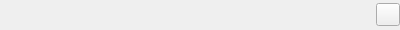
<?xml version="1.0" encoding="UTF-8"?>
<ui version="4.0">
 <class>LibraryFilterWidget</class>
 <widget class="QWidget" name="LibraryFilterWidget">
  <property name="geometry">
   <rect>
    <x>0</x>
    <y>0</y>
    <width>400</width>
    <height>30</height>
   </rect>
  </property>
  <property name="windowTitle">
   <string>Form</string>
  </property>
  <layout class="QHBoxLayout" name="horizontalLayout">
   <property name="spacing">
    <number>0</number>
   </property>
   <property name="margin">
    <number>0</number>
   </property>
   <item>
    <widget class="QSearchField" name="filter" native="true">
     <property name="toolTip">
      <string>&lt;html&gt;&lt;head/&gt;&lt;body&gt;&lt;p&gt;Prefix a word with a field name to limit the search to that field, e.g. &lt;span style=&quot; font-weight:600;&quot;&gt;artist:&lt;/span&gt;&lt;span style=&quot; font-style:italic;&quot;&gt;Bode&lt;/span&gt; searches the library for all artists that contain the word Bode.&lt;/p&gt;&lt;p&gt;&lt;span style=&quot; font-weight:600;&quot;&gt;Available fields: &lt;/span&gt;&lt;span style=&quot; font-style:italic;&quot;&gt;%1&lt;/span&gt;.&lt;/p&gt;&lt;/body&gt;&lt;/html&gt;</string>
     </property>
     <property name="placeholderText" stdset="0">
      <string>Enter search terms here</string>
     </property>
    </widget>
   </item>
   <item>
    <widget class="QToolButton" name="options">
     <property name="iconSize">
      <size>
       <width>16</width>
       <height>16</height>
      </size>
     </property>
     <property name="popupMode">
      <enum>QToolButton::InstantPopup</enum>
     </property>
    </widget>
   </item>
  </layout>
  <action name="filter_age_all">
   <property name="checkable">
    <bool>true</bool>
   </property>
   <property name="checked">
    <bool>true</bool>
   </property>
   <property name="text">
    <string>Entire collection</string>
   </property>
  </action>
  <action name="filter_age_today">
   <property name="checkable">
    <bool>true</bool>
   </property>
   <property name="text">
    <string>Added today</string>
   </property>
  </action>
  <action name="filter_age_week">
   <property name="checkable">
    <bool>true</bool>
   </property>
   <property name="text">
    <string>Added this week</string>
   </property>
  </action>
  <action name="filter_age_three_months">
   <property name="checkable">
    <bool>true</bool>
   </property>
   <property name="text">
    <string>Added within three months</string>
   </property>
   <property name="toolTip">
    <string>Added within three months</string>
   </property>
  </action>
  <action name="filter_age_year">
   <property name="checkable">
    <bool>true</bool>
   </property>
   <property name="text">
    <string>Added this year</string>
   </property>
  </action>
  <action name="filter_age_month">
   <property name="checkable">
    <bool>true</bool>
   </property>
   <property name="text">
    <string>Added this month</string>
   </property>
  </action>
  <action name="save_grouping">
    <property name="text">
      <string>Save current grouping</string>
    </property>
  </action>
  <action name="manage_groupings">
    <property name="text">
      <string>Manage saved groupings</string>
    </property>
  </action>
 </widget>
 <customwidgets>
  <customwidget>
   <class>QSearchField</class>
   <extends>QWidget</extends>
   <header>3rdparty/qocoa/qsearchfield.h</header>
  </customwidget>
 </customwidgets>
 <resources/>
 <connections/>
</ui>
